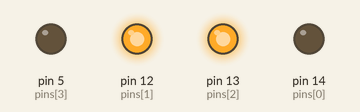
This sketch was run on a simulated Arduino Uno, built with avr-gcc and run on an emulated ATmega328P. Shown: output pins drawn as LEDs (lit = HIGH).

Above: at 0.5 s.
At 1.5 s:
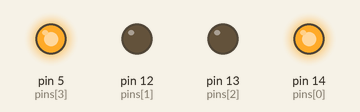
At 2.5 s:
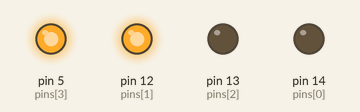
At 3.5 s:
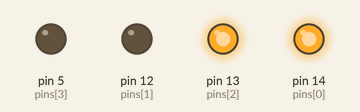
Timing chart, 0 to 5.2 s (numbered marks = the images above):
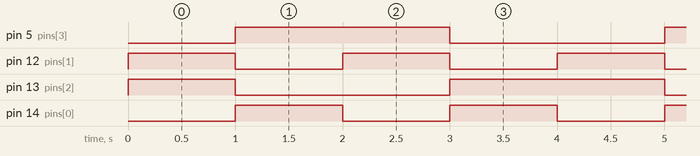

The sketch:

motorTest.ino
```cpp
#define FORWARD 0x06
#define REVERSE 0x09
#define LEFT 0x0A
#define RIGHT 0x05

uint8_t pins[4] = {14,12,13,5};
uint16_t SPEED = 1023;
float speedVector[5] = {0.2, 0.4, 0.6, 0.8, 1.0};

void runCar(uint8_t COMMAND, uint16_t SPEED){
  for(uint8_t j=0; j<5; j++){
    for(uint8_t i=0; i<4; i++){
      analogWrite(pins[i], ((COMMAND>>i)&0x01)? (int)SPEED*speedVector[j] : 0 );
    }
  }
}

void setup() {
  // put your setup code here, to run once:
for(uint8_t i=0; i<4; i++){
  pinMode(pins[i], OUTPUT);
}
}

void loop() {
  // put your main code here, to run repeatedly:
  runCar(FORWARD,SPEED);
  delay(1000);
  runCar(REVERSE, SPEED);
  delay(1000);
  runCar(LEFT, SPEED);
  delay(1000);
  runCar(RIGHT, SPEED);
  delay(1000);

}
```

Measured:
- by itself, pin 5 (pins[3]): alternates HIGH for 2.0 s and LOW for 2.0 s
- by itself, pin 12 (pins[1]), pin 14 (pins[0]): alternates HIGH for 1.0 s and LOW for 1.0 s
- by itself, pin 13 (pins[2]): repeats every 4.0 s: LOW 2.0 s, HIGH 2.0 s
